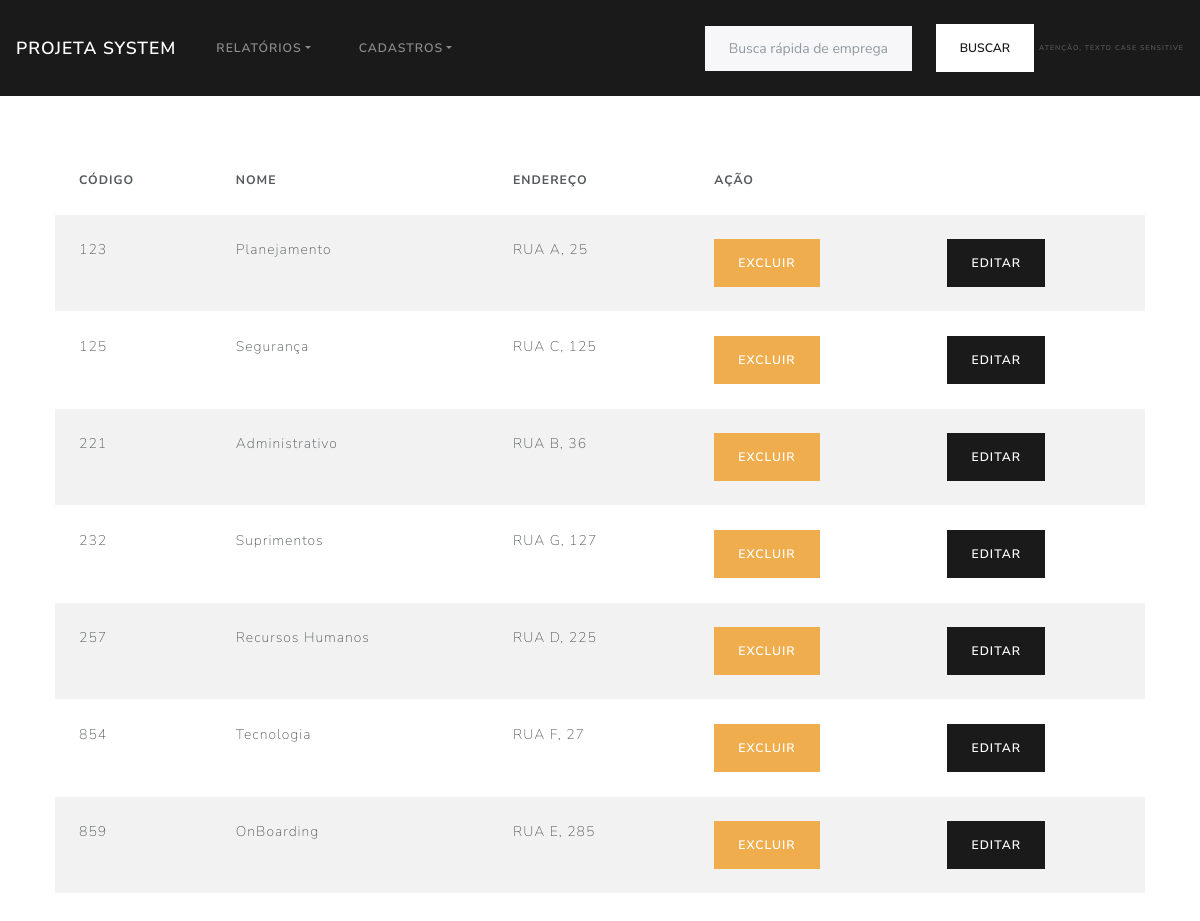
Screenshot of /App/View/relatorioDepartamento.php with the database file from the repository.
### tables this page shows
CREATE TABLE `depto` (
  `cod_depto` int(11) NOT NULL,
  `nome` varchar(200) NOT NULL,
  `endereco` varchar(200) DEFAULT NULL
);

### App/Controller/DepartamentoController.php (called while the page is built, shortened)
<?php
if (isset($_POST['formPost'])== true && $_POST['formPost']=='listar') {
    $departamentoDao = new \App\DAO\DepartamentoDao();
    $listagemDepartamento = $departamentoDao->listagemDepartamento();
    return $listagemDepartamento;
}

### App/Config/Conexao.php (called while the page is built, shortened)
<?php
    class Conexao{
        private static $instanciaBanco;
        public static function getConexaoBD(){
            if(!isset(self::$instanciaBanco)):
                self::$instanciaBanco = new \PDO('mysql:host=localhost;dbname=projetasistema; charset=utf8', 'root', '');
            endif;
                return self::$instanciaBanco;
        }
    }

### App/DAO/DepartamentoDAO.php (called while the page is built, shortened)
<?php
    class DepartamentoDao
    {
        public function listagemDepartamento(){
            $sqlDepartamento = "SELECT * FROM depto";
            $smtp = Conexao::getConexaoBD()->prepare($sqlDepartamento);
            $smtp->execute();
            $numRows = $smtp->rowCount();
            if ($numRows > 0) {
                $returnArray = $smtp->fetchAll(\PDO::FETCH_ASSOC);
                return $returnArray;
            }else{
                return [];
            }
        }
    }

### App/View/relatorioDepartamento.php (the view, shortened to what this page needs)
<?php
require_once "header.php";
$listagem = require_once "../Controller/DepartamentoController.php";
?>
<div class="container">
    <div class="div_center">
        <table class="table table-striped table-secondary">
            <thead>
                <tr>
                    <th>Código</th>
                    <th>Nome</th>
                    <th>Endereço</th>
                    <th colspan="2">Ação</th>
                </tr>
            </thead>
            <tbody>
                <?php
                foreach ($listagem as $key => $value) {?>
                <tr>
                    <td><?= $value['cod_depto']?></td>
                    <td><?= $value['nome']?></td>
                    <td><?= $value['endereco']?></td>
                    <td><a href="../Controller/DepartamentoController.php?formGet=excluir&codigo=<?= $value['cod_depto']?>" class="btn btn-warning">Excluir</a></td>
                    <td><a href="editarDepartamento.php?formGet=alterar&codigo=<?= $value['cod_depto']?>" class="btn btn-primary">Editar</a></td>
                </tr>
                <?php  } ?>
            </tbody>
        </table>
    </div>
</div>
<?php
require_once "../View/footer.php";
?>

### App/View/header.php (shortened to what this page needs)
<!DOCTYPE html>
<html lang="en">
<head>
    <link href="../Structure/Css/bootstrap.min.css"  rel="stylesheet">
    <link href="../Structure/Css/styleGeral.css"  rel="stylesheet">
</head>
<body>
<nav class="navbar navbar-expand-lg navbar-dark bg-primary">
  <a class="navbar-brand" href="#">Projeta System</a>
  <div class="collapse navbar-collapse" id="navbarColor01">
    <ul class="navbar-nav mr-auto">
      <li class="nav-item dropdown">
        <a class="nav-link dropdown-toggle" data-toggle="dropdown" href="#" role="button" aria-haspopup="true" aria-expanded="false">Relatórios</a>
      </li>
      <li class="nav-item dropdown">
        <a class="nav-link dropdown-toggle" data-toggle="dropdown" href="#" role="button" aria-haspopup="true" aria-expanded="false">Cadastros</a>
      </li>
    </ul>
    <form class="form-inline my-4 my-lg-0" action="relatorioEmpregadoFiltro.php" method="GET">
      <input class="form-control mr-sm-4" type="text" placeholder="Busca rápida de empregados" name="buscaEmp" >
      <button class="btn btn-secondary my-2 my-sm-0" type="submit">Buscar</button><br>
      <span style="font-size: 7px; margin-left: 5px;">Atenção, texto Case Sensitive</span>
    </form>
  </div>
</nav>

### App/View/footer.php (shortened to what this page needs)
</body>
</html>

### App/Structure/Css/styleGeral.css (style rules this page uses)
.div_center { margin: auto; width: 100%; padding: 10px; margin-top: 40px; margin-bottom: 40px; overflow-y: auto; border-radius: 2%; }

### rows the page displays
depto: cod_depto "123", nome "Planejamento", endereco "RUA A, 25"
depto: cod_depto "125", nome "Segurança", endereco "RUA C, 125"
depto: cod_depto "221", nome "Administrativo", endereco "RUA B, 36"
depto: cod_depto "232", nome "Suprimentos", endereco "RUA G, 127"
depto: cod_depto "257", nome "Recursos Humanos", endereco "RUA D, 225"
depto: cod_depto "854", nome "Tecnologia", endereco "RUA F, 27"
depto: cod_depto "859", nome "OnBoarding", endereco "RUA E, 285"
